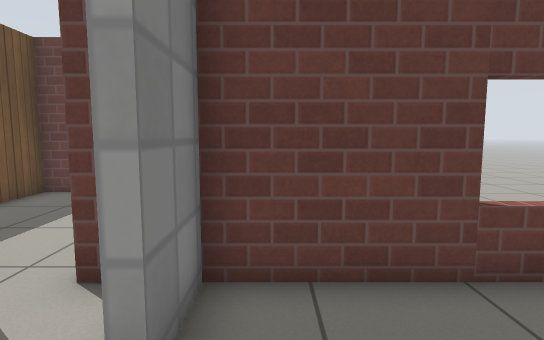
[1] (above)

20 first-person views from a walk through a robot-simulator world made for Gazebo. The camera is 0.94 m above the floor, tilts 6° down and sees 80° across. The floor is counted in squares, 0.5 m on a side. Each view is taken from the middle of a square. On the plan, view 1 faces up. The plan holds only what a view shows up to about 17 squares ahead; the rest is blank. Gazebo's built-in surfaces are drawn with simple patterns.

[2]
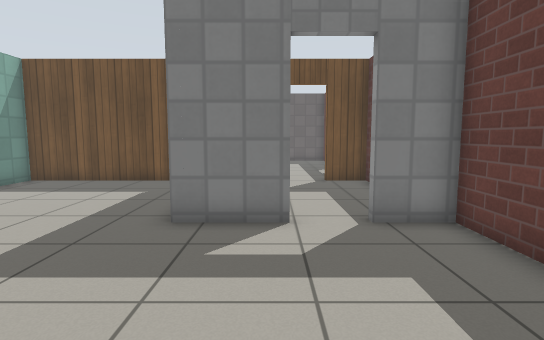

[3]
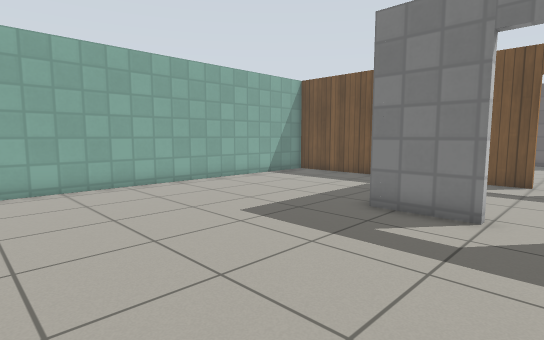

[4]
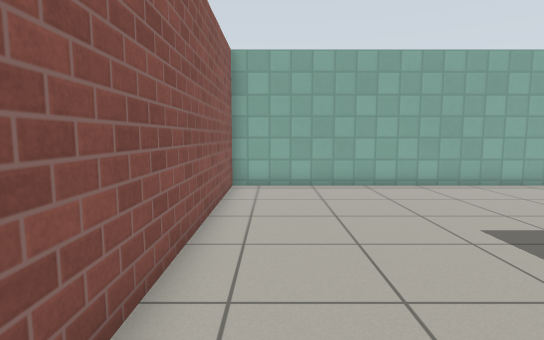

[5]
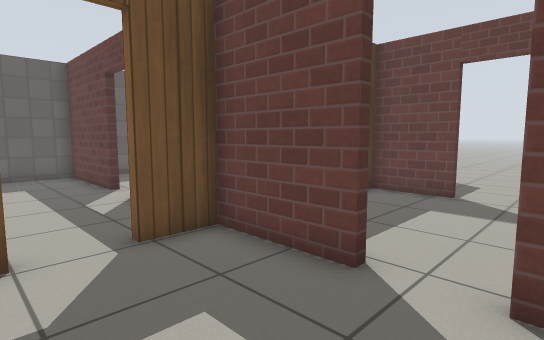

[6]
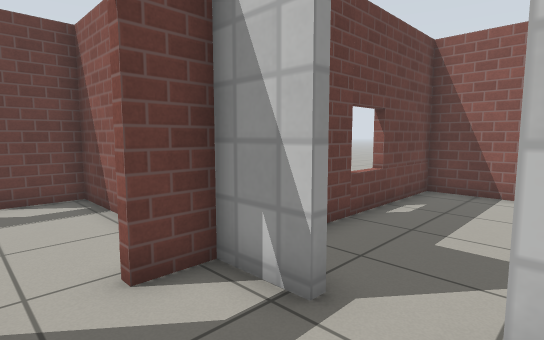

[7]
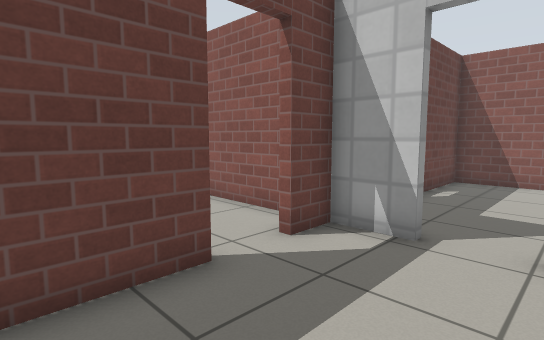

[8]
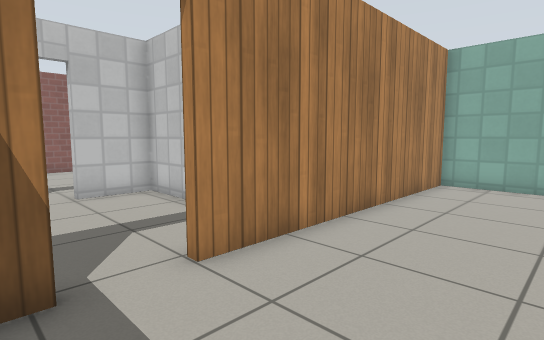

[9]
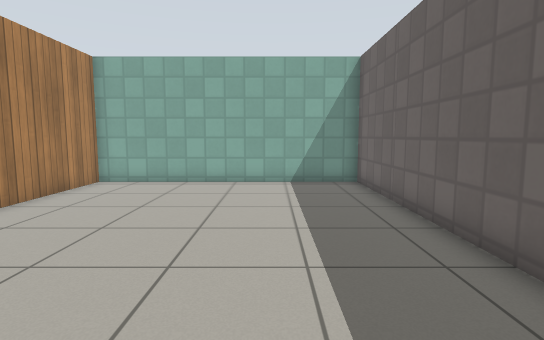

[10]
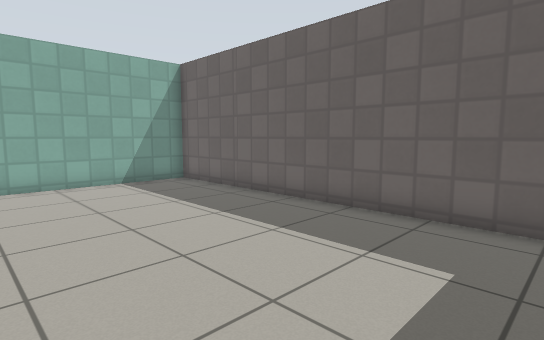

[11]
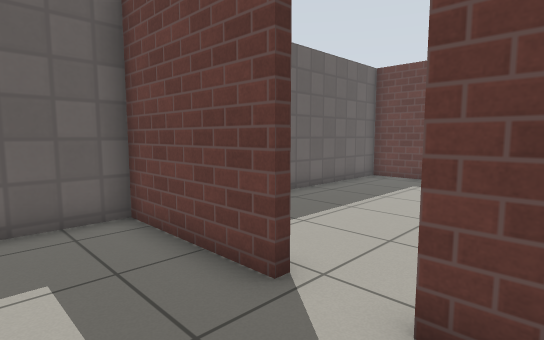

[12]
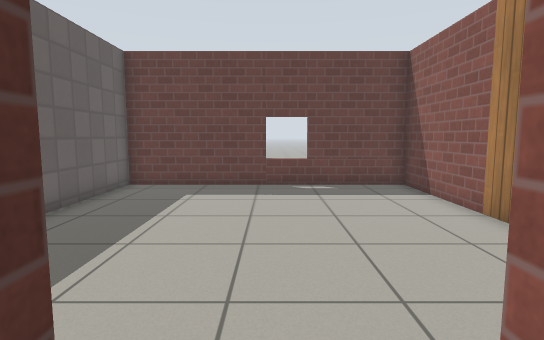

[13]
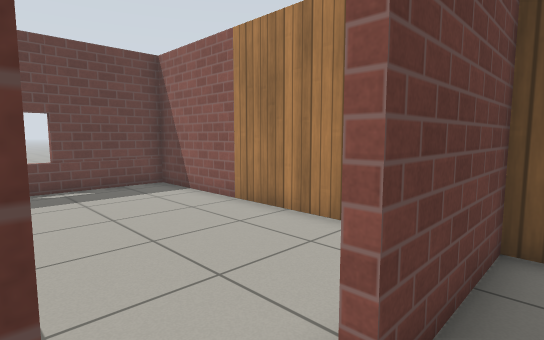

[14]
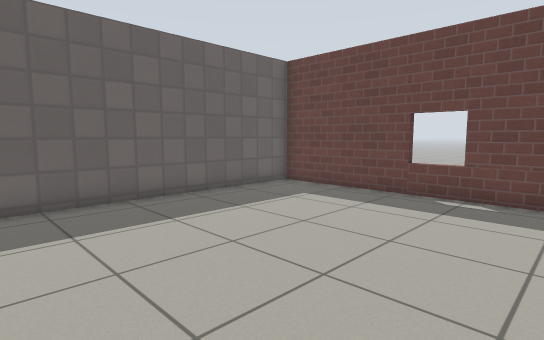

[15]
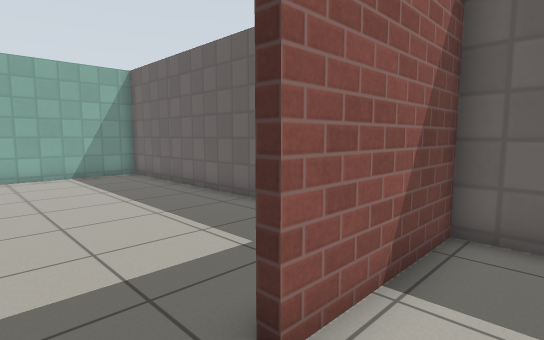

[16]
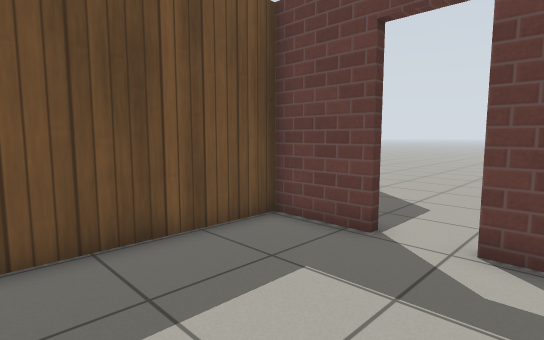

[17]
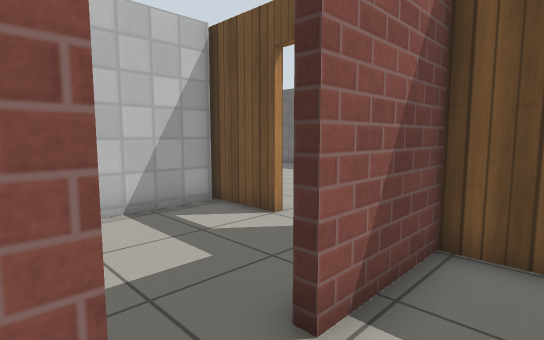

[18]
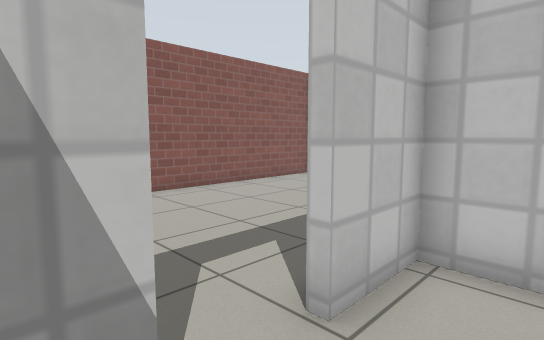

[19]
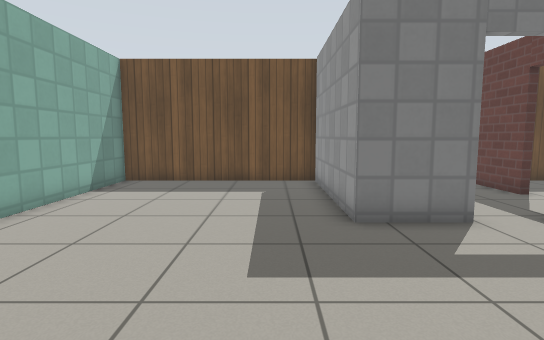

[20]
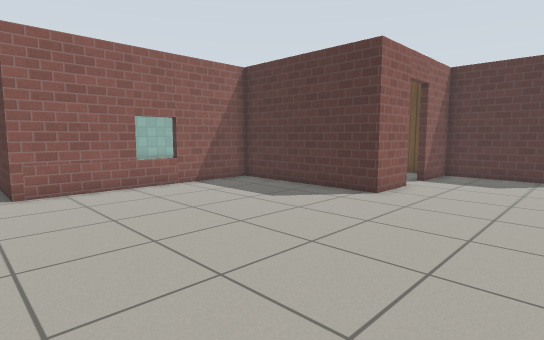

### Floor plan
Ten units are one square. View 1 is at (0, 0); x grows to the right and y downward. Boxes are objects, and circles mark ways between rooms. Rooms are numbered by the first view taken in them; rooms with no view inside come last. Other rooms are left out.
<svg viewBox="-190 -159 273 266">
<path fill="none" stroke="#000" d="M-9 -5 -9 22 -75 22M-76 21 -76 102 75 102 75 -40 -9 -40 -9 -21M-76 -4 -76 21M-42 -40 -76 -40 -76 -22M-75 19 -12 19 -12 -5M-12 -21 -12 -40 -26 -40M-138 -39 -185 -39 -185 102 -79 102 -79 -4M-79 -22 -79 -40 -121 -39M-79 -69 -79 -154 -185 -154 -185 -42 -138 -42M-50 -107 -76 -107 -76 -43 -42 -43M-26 -43 -21 -43M-12 -55 -12 -107 -32 -107M-32 -110 -9 -110 -9 -43 78 -44M-76 -146 -76 -110 -50 -110"/>
<circle cx="-10" cy="-15" r="3" fill="#2a7"/>
<circle cx="-80" cy="-15" r="3" fill="#2a7"/>
<circle cx="-35" cy="-40" r="3" fill="#2a7"/>
<circle cx="-125" cy="-40" r="3" fill="#2a7"/>
<circle cx="-45" cy="-110" r="3" fill="#2a7"/>
<text x="10" y="40">1</text>
<text x="-50" y="-10">2</text>
<text x="-140" y="30">3</text>
<text x="-140" y="-100">4</text>
<text x="-50" y="-80">5</text>
<text x="0" y="-120">6</text>
</svg>
Room 1 opens to room 2. Room 2 opens to room 3. Room 2 opens to room 5. Room 3 opens to room 4. Room 5 opens to room 6.

Where each view was taken, in squares from view 1:
view 1: 0 up, 0 right, facing up
view 2: 0 up, 6 right, facing left
view 3: 2 up, 7 right, facing down-left
view 4: 2 up, 6 right, facing down
view 5: 0 up, 2 left, facing up-left
view 6: 0 up, 4 left, facing up-right
view 7: 0 up, 7 left, facing up-right
view 8: 3 up, 12 left, facing down-right
view 9: 3 up, 15 left, facing down
view 10: 3 up, 11 left, facing down-left
view 11: 1 up, 11 left, facing up-left
view 12: 3 up, 13 left, facing up
view 13: 3 up, 14 left, facing up-right
view 14: 5 up, 9 left, facing up-left
view 15: 6 up, 12 left, facing down-left
view 16: 5 up, 2 left, facing up-left
view 17: 6 up, 2 left, facing down-left
view 18: 3 up, 3 left, facing down-right
view 19: 4 down, 6 right, facing left
view 20: 16 up, 9 right, facing down-left
